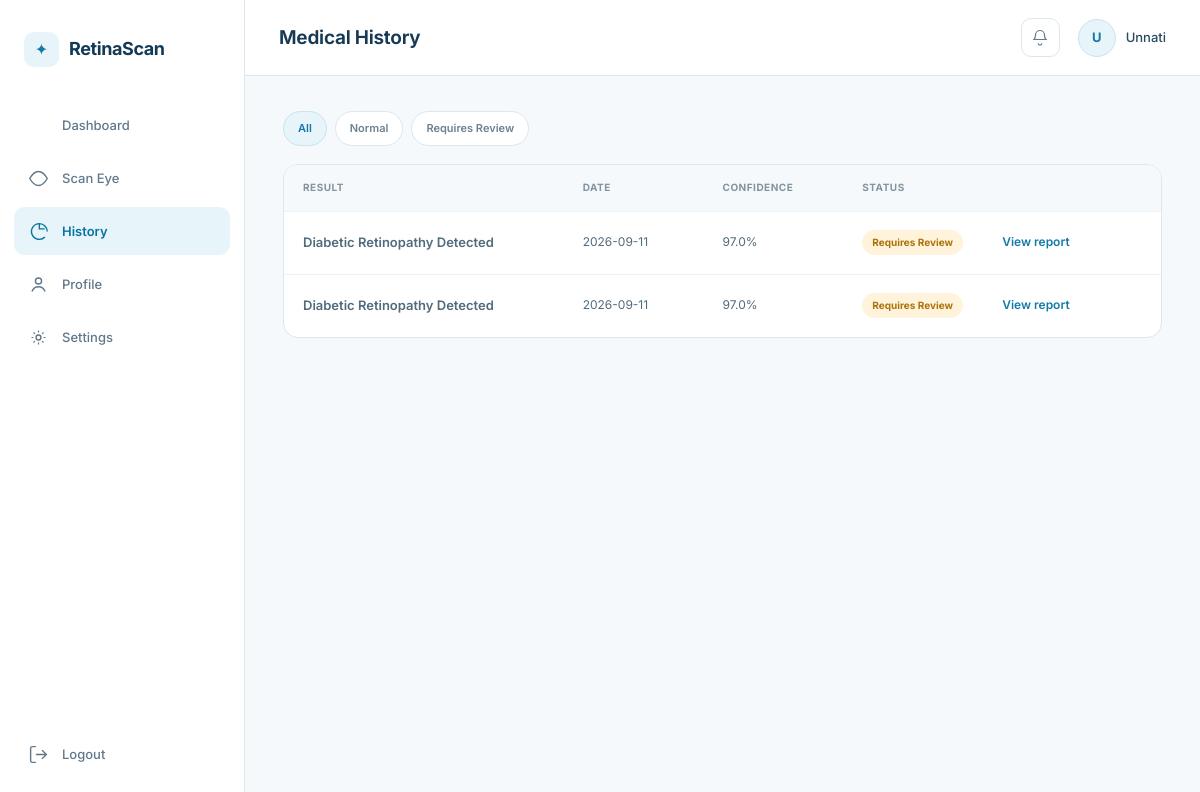
Screenshot of /history (signed in) with the database file from the repository.
### tables this page shows
CREATE TABLE users (
            id INTEGER PRIMARY KEY AUTOINCREMENT,
            name TEXT NOT NULL,
            email TEXT UNIQUE NOT NULL,
            phone TEXT,
            dob TEXT,
            gender TEXT,
            password_hash TEXT NOT NULL,
            blood_group TEXT,
            existing_conditions TEXT,
            emergency_contact TEXT,
            created_at TEXT NOT NULL
        );

CREATE TABLE scans (
            id INTEGER PRIMARY KEY AUTOINCREMENT,
            user_id INTEGER NOT NULL,
            scan_date TEXT NOT NULL,
            image_path TEXT NOT NULL,
            result TEXT NOT NULL,
            confidence REAL NOT NULL,
            explanation TEXT,
            details TEXT,
            status TEXT NOT NULL DEFAULT 'Normal',
            FOREIGN KEY (user_id) REFERENCES users (id)
        );

### app.py (the view)
@app.route("/history")
@login_required
def history():
    status_filter = request.args.get(
        "status",
        "All"
    )
    scans = db.get_scans_by_user(
        current_user.id,
        status_filter
    )
    return render_template(
        "history.html",
        scans=scans,
        active_filter=status_filter
    )

### app.py (called while the page is built)
@login_manager.user_loader
def load_user(user_id):
    row = db.get_user_by_id(user_id)
    if row:
        return User(row)
    return None

### database.py (called while the page is built)
def get_db():
    conn = sqlite3.connect(DB_PATH)
    conn.row_factory = sqlite3.Row
    return conn

def get_user_by_id(user_id):
    conn = get_db()
    row = conn.execute(
        "SELECT * FROM users WHERE id = ?",
        (user_id,)
    ).fetchone()
    conn.close()
    return row

def get_scans_by_user(user_id, status_filter=None):
    conn = get_db()
    if status_filter and status_filter != "All":
        rows = conn.execute("""
            SELECT *
            FROM scans
            WHERE user_id = ?
            AND status = ?
            ORDER BY scan_date DESC
        """, (
            user_id,
            status_filter
        )).fetchall()
    else:
        rows = conn.execute("""
            SELECT *
            FROM scans
            WHERE user_id = ?
            ORDER BY scan_date DESC
        """, (
            user_id,
        )).fetchall()
    conn.close()
    return rows

### templates/history.html (shortened to what this page needs)
{% extends "base.html" %}
{% block page_title %}Medical History{% endblock %}
{% block content %}
<div class="filter-row">
  {% for f in ['All', 'Normal', 'Requires Review'] %}
    <a href="{{ url_for('history', status=f) }}"
       class="filter-chip {% if active_filter == f %}active{% endif %}">{{ f }}</a>
  {% endfor %}
</div>
<div class="history-table">
  {% if scans %}
    <div class="table-head">
      <span>Result</span>
      <span>Date</span>
      <span>Confidence</span>
      <span>Status</span>
    </div>
    {% for scan in scans %}
    <div class="table-row">
      <span class="result-name">{{ scan['result'] }}</span>
      <span>{{ scan['scan_date'][:10] }}</span>
      <span>{{ scan['confidence'] }}%</span>
      <span class="badge badge-{{ 'normal' if scan['status'] == 'Normal' else 'review' }}">{{ scan['status'] }}</span>
      <a href="{{ url_for('report', scan_id=scan['id']) }}" class="link-muted">View report</a>
    </div>
    {% endfor %}
  {% else %}
    <div class="empty-state">
      <p>No scans match this filter yet.</p>
    </div>
  {% endif %}
</div>
{% endblock %}

### templates/base.html (shortened to what this page needs)
<!DOCTYPE html>
<html lang="en">
<head>
<link rel="stylesheet" href="{{ url_for('static', filename='css/base.css') }}">
<link rel="stylesheet" href="{{ url_for('static', filename='css/dashboard.css') }}">
</head>
<body>
<div class="app-shell">
  <aside class="sidebar">
    <div class="sidebar-brand">
      <span class="brand-mark"></span>
      <span class="brand-name">RetinaScan</span>
    </div>
    <nav class="sidebar-nav">
      <a href="{{ url_for('dashboard') }}" class="nav-item {% if request.endpoint == 'dashboard' %}active{% endif %}">
        <svg viewBox="0 0 24 24"><path d="M4 13h6V4H4v9zm0 7h6v-5H4v5zm10 0h6V11h-6v9zm0-16v5h6V4h-6z"/></svg>
        Dashboard
      </a>
      <a href="{{ url_for('scan') }}" class="nav-item {% if request.endpoint == 'scan' %}active{% endif %}">
        <svg viewBox="0 0 24 24"><circle cx="12" cy="12" r="3.5"/><path d="M12 4C6.5 4 2 12 2 12s4.5 8 10 8 10-8 10-8-4.5-8-10-8z" fill="none" stroke="currentColor" stroke-width="1.6"/></svg>
        Scan Eye
      </a>
      <a href="{{ url_for('history') }}" class="nav-item {% if request.endpoint == 'history' %}active{% endif %}">
        <svg viewBox="0 0 24 24"><path d="M13 3a9 9 0 1 0 6.36 15.36M13 3v6h6M13 3a9 9 0 0 1 9 9" fill="none" stroke="currentColor" stroke-width="1.6"/></svg>
        History
      </a>
      <a href="{{ url_for('profile') }}" class="nav-item {% if request.endpoint == 'profile' %}active{% endif %}">
        <svg viewBox="0 0 24 24"><circle cx="12" cy="8" r="3.5" fill="none" stroke="currentColor" stroke-width="1.6"/><path d="M4.5 20c1.4-3.6 4.4-5.5 7.5-5.5s6.1 1.9 7.5 5.5" fill="none" stroke="currentColor" stroke-width="1.6"/></svg>
        Profile
      </a>
      <a href="{{ url_for('settings') }}" class="nav-item {% if request.endpoint == 'settings' %}active{% endif %}">
        <svg viewBox="0 0 24 24"><circle cx="12" cy="12" r="2.8" fill="none" stroke="currentColor" stroke-width="1.6"/><path d="M12 4v2.2M12 17.8V20M4 12h2.2M17.8 12H20M6.3 6.3l1.5 1.5M16.2 16.2l1.5 1.5M6.3 17.7l1.5-1.5M16.2 7.8l1.5-1.5" stroke="currentColor" stroke-width="1.4"/></svg>
        Settings
      </a>
    </nav>
    <button class="nav-item logout-trigger" id="logoutTrigger" type="button">
      <svg viewBox="0 0 24 24"><path d="M9 21H5a2 2 0 0 1-2-2V5a2 2 0 0 1 2-2h4M16 17l5-5-5-5M21 12H9" fill="none" stroke="currentColor" stroke-width="1.6"/></svg>
      Logout
    </button>
  </aside>
  <div class="main-col">
    <header class="topbar">
      <h1 class="topbar-title">{% block page_title %}Dashboard{% endblock %}</h1>
      <div class="topbar-actions">
        <button class="icon-btn" aria-label="Notifications">
          <svg viewBox="0 0 24 24"><path d="M6 8a6 6 0 1 1 12 0c0 3.2 1 5 2 6H4c1-1 2-2.8 2-6z" fill="none" stroke="currentColor" stroke-width="1.6"/><path d="M9.5 19a2.5 2.5 0 0 0 5 0" fill="none" stroke="currentColor" stroke-width="1.6"/></svg>
        </button>
        <div class="topbar-profile">
          <div class="avatar-ring">{{ current_user.name[0] | upper }}</div>
          <span>{{ current_user.name }}</span>
        </div>
      </div>
    </header>
    <main class="page-content">
      {% block content %}{% endblock %}
    </main>
  </div>
</div>
</body>
</html>

### static/css/base.css (style rules this page uses)
:root { --bg: #f5f9fb; --surface: #ffffff; --surface-soft: #eef7fa; --border: #dce7ed; --border-light: #eaf0f3; --text: #153b57; --text-secondary: #60798b; --text-muted: #8b9ca8; --primary: #1479a9; --primary-dark: #0d628b; --primary-light: #e7f4f9; --success: #258357; --success-bg: #eaf7ef; --warning: #ad720c; --warning-bg: #fff4db; --danger: #c64d4d; --danger-bg: #fff0f0; --radius: 12px; --radius-lg: 17px; --shadow: 0 4px 20px rgba(24, 62, 86, 0.055); --sidebar-width: 245px; }
* { box-sizing: border-box; }
html, body { margin: 0; padding: 0; min-height: 100%; }
body { background: var(--bg); color: var(--text); font-family: 'Inter', sans-serif; font-size: 14px; line-height: 1.55; -webkit-font-smoothing: antialiased; }
h1, h2, h3, h4, h5 { margin: 0; color: var(--text); font-weight: 650; letter-spacing: -0.25px; }
a { color: var(--primary); text-decoration: none; }
button, input, select, textarea { font: inherit; }
button { cursor: pointer; }
.badge { width: fit-content; display: inline-flex; align-items: center; padding: 5px 10px; border-radius: 999px; font-size: 10px; font-weight: 700; }
.badge-review { background: var(--warning-bg); color: var(--warning); }

### rows the page displays
users: name "U", name "Unnati"
scans: result "Diabetic Retinopathy Detected", scan_date "2026-09-11", confidence "97.0", status "Requires Review"
scans: result "Diabetic Retinopathy Detected", scan_date "2026-09-11", confidence "97.0", status "Requires Review"

### other values shown
{{ f }} "All" "Normal" "Requires Review"
